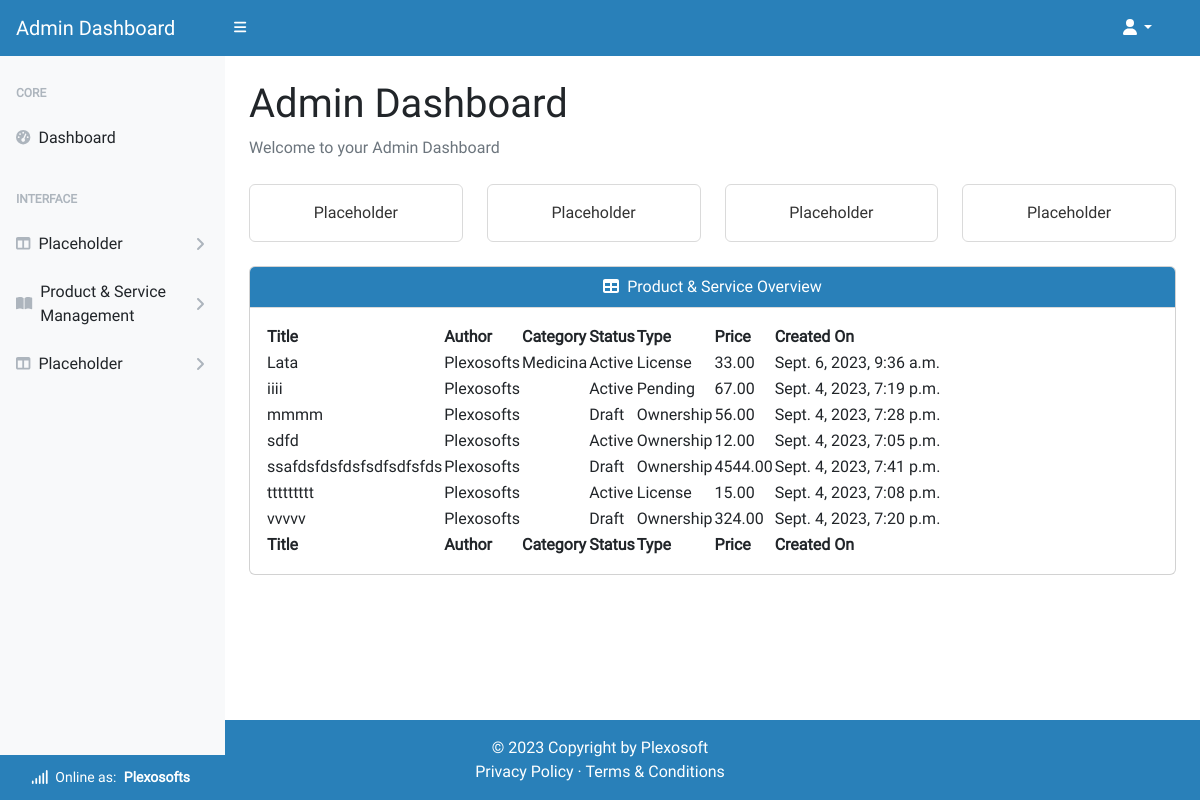
Page /account/admin/ (signed in) on the earlier database version.
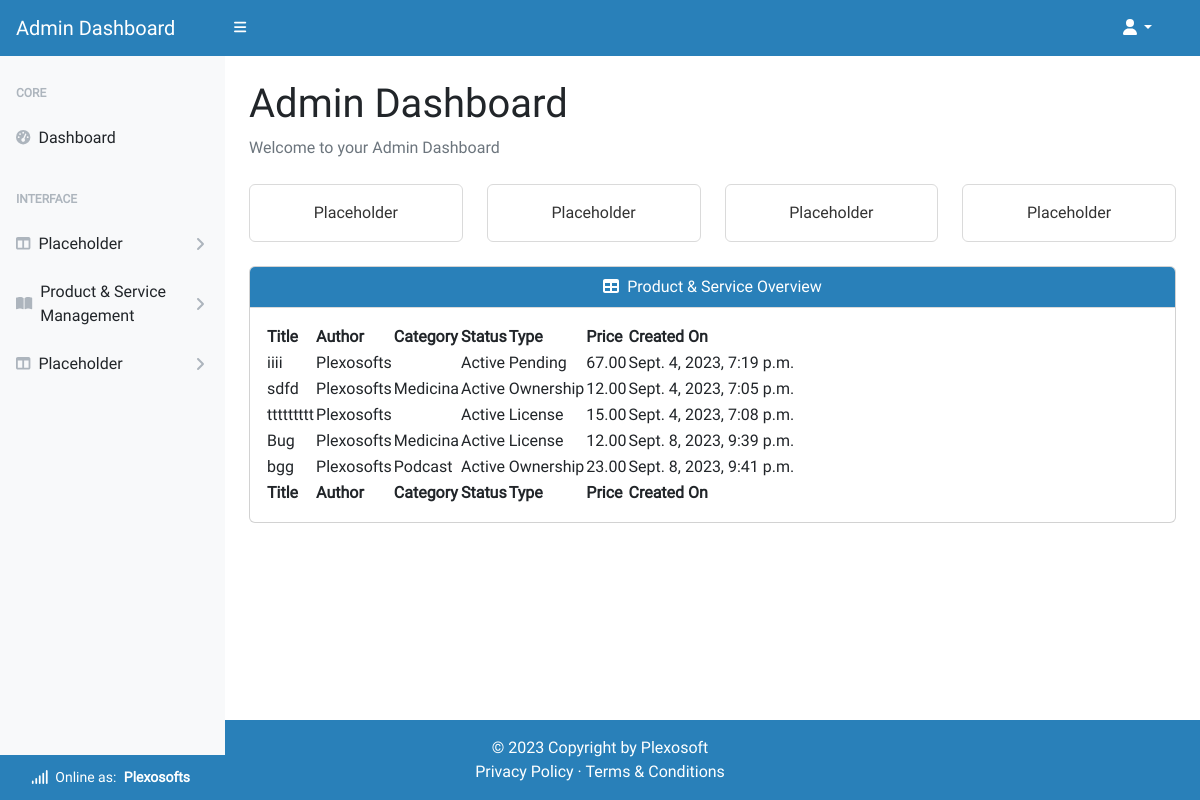
Same page on the later database version.
### product_service/models.py (models this page shows, shortened)
class Product(models.Model):
    title = models.CharField(max_length=64, unique=True)
    sku = models.CharField(max_length=64, unique=True)
    price = models.DecimalField(max_digits=6, decimal_places=2)
    description = models.TextField(max_length=256)
    status = models.IntegerField(choices=STATUS, default=0)
    category = models.ForeignKey(
        Category, on_delete=models.SET_NULL,
        related_name='product_categories', null=True, blank=True)
    excerpt = models.CharField(max_length=128)
    type = models.IntegerField(choices=SCOPE_TYPE, default=1)
    code = models.ManyToManyField(CodeType, related_name="code_type")
    service = models.ManyToManyField(ServiceType, related_name="service_type")
    preview = models.URLField(
        max_length=1024, null=True, blank=True, unique=True)
    docs = models.URLField(
        max_length=1024, null=True, blank=True, unique=True)
    slug = models.SlugField(max_length=200, unique=True, blank=True)
    image = models.ImageField(null=True, blank=True)
    image_url = models.URLField(max_length=1024, null=True, blank=True)
    author = models.ForeignKey(
        'homepage.UserProfile', on_delete=models.SET_NULL,
        related_name='product_authors', null=True)
    created_on = models.DateTimeField(auto_now_add=True)
    likes = models.ManyToManyField(
        'homepage.Like', related_name='product_likes', blank=True)
    comments = models.ManyToManyField(
        'homepage.Comment', related_name='product_comments', blank=True)
    transactions = models.ManyToManyField(
        'homepage.UserProfile', through='Transaction',
        related_name='product_transactions', blank=True)
    download_url = models.ManyToManyField(
        'Download', related_name='product_downloads', blank=True)
    class Meta:
        ordering = ['title']

class Category(models.Model):
    category_name = models.CharField(max_length=64, unique=True)
    alt_name = models.CharField(max_length=64, unique=True)
    class Meta:
        ordering = ['category_name']
        verbose_name_plural = "Categories"

class Service(models.Model):
    title = models.CharField(max_length=64, unique=True)
    sku = models.CharField(max_length=64, unique=True)
    price = models.DecimalField(max_digits=6, decimal_places=2)
    description = models.TextField(max_length=256)
    status = models.IntegerField(choices=STATUS, default=0)
    category = models.ForeignKey(
        Category, on_delete=models.SET_NULL,
        related_name='service_categories', null=True, blank=True)
    excerpt = models.CharField(max_length=128)
    type = models.IntegerField(choices=SCOPE_TYPE, default=1)
    code = models.ManyToManyField(CodeType, related_name="code_type_service")
    service = models.ManyToManyField(
        ServiceType, related_name="on_service_type")
    preview = models.URLField(
        max_length=1024, null=True, blank=True, unique=True)
    docs = models.URLField(
        max_length=1024, null=True, blank=True, unique=True)
    slug = models.SlugField(max_length=200, unique=True, blank=True)
    image = models.ImageField(null=True, blank=True)
    image_url = models.URLField(max_length=1024, null=True, blank=True)
    author = models.ForeignKey(
        'homepage.UserProfile', on_delete=models.SET_NULL,
        related_name='service_authors', null=True)
    created_on = models.DateTimeField(auto_now_add=True)
    likes = models.ManyToManyField(
        'homepage.Like', related_name='service_likes', blank=True)
    comments = models.ManyToManyField(
        'homepage.Comment', related_name='service_comments', blank=True)
    transactions = models.ManyToManyField(
        'homepage.UserProfile', through='Transaction',
        related_name='service_transactions', blank=True)
    download_url = models.ManyToManyField(
        'Download', related_name='service_downloads', blank=True)
    class Meta:
        ordering = ['title']

### homepage/models.py (models this page shows)
class UserProfile(AbstractUser):
    email = models.EmailField(
        unique=True)
    role = models.IntegerField(choices=ROLES, default=0)
    type = models.IntegerField(choices=USER_TYPE, default=0)
    status = models.IntegerField(choices=STATUS, default=2)
    user_transactions = models.ManyToManyField(
        'product_service.Product',
        through='product_service.Transaction',
        related_name='user_profiles')
    class Meta:
        ordering = ['username']
    def __str__(self):
        return f'{self.username}'

### admin_dashboard/views.py (the view, shortened to what this page needs)
# urls.py: path('account/admin/', AdminDashboard.as_view(),
class AdminDashboard(AdminRequiredMixin, generic.DetailView):
    model = UserProfile
    template_name = 'admin-dashboard/dashboard.html'
    context_object_name = 'admin_dashboard'
    def get_object(self, queryset=None):
        return get_object_or_404(UserProfile, pk=self.request.user.pk)

### admin_dashboard/views.py (called while the page is built)
    def test_func(self):
        user_profile = self.request.user
        return user_profile and user_profile.role == 1

### homepage/custom_context_processors.py (called while the page is built)
def get_verified_email(request):
    if request.user.is_authenticated:
        try:
            email_object = EmailAddress.objects.get(user=request.user)
            if email_object.verified:
                return {'get_verified_email': email_object}
        except EmailAddress.DoesNotExist:
            pass
    return {'get_verified_email': None}

### admin_dashboard/templates/admin-dashboard/dashboard.html (shortened to what this page needs)
{% extends "admin-dashboard/base.html" %}
{% load i18n %}
{% block content %}
<main class="pb-5 mb-5">
    <div class="container-fluid p-4 pt-0 pb-5">
        <h1 class="mt-4">Admin Dashboard</h1>
        <ol class="breadcrumb mb-4">
            <li class="breadcrumb-item active">Welcome to your Admin Dashboard</li>
        </ol>
        <div class="row">
            <div class="col-xl-3 col-md-6">
                <div class="card bg-white-border text-white mb-4">
                    <div class="card-body">Placeholder</div>
                </div>
            </div>
            <div class="col-xl-3 col-md-6">
                <div class="card bg-white-border text-white mb-4">
                    <div class="card-body">Placeholder</div>
                </div>
            </div>
            <div class="col-xl-3 col-md-6">
                <div class="card bg-white-border text-white mb-4">
                    <div class="card-body">Placeholder</div>
                </div>
            </div>
            <div class="col-xl-3 col-md-6">
                <div class="card bg-white-border text-white mb-4">
                    <div class="card-body">Placeholder</div>
                </div>
            </div>
        </div>
        <div class="card mb-4">
            <div class="card-header text-center">
                <i class="fas fa-table me-1"></i>
                Product & Service Overview
            </div>
            <div class="card-body">
                <table id="datatablesSimple">
                    <thead>
                        <tr>
                            <th>Title</th>
                            <th>Author</th>
                            <th>Category</th>
                            <th>Status</th>
                            <th>Type</th>
                            <th>Price</th>
                            <th>Created On</th>
                        </tr>
                    </thead>
                    <tfoot>
                        <tr>
                            <th>Title</th>
                            <th>Author</th>
                            <th>Category</th>
                            <th>Status</th>
                            <th>Type</th>
                            <th>Price</th>
                            <th>Created On</th>
                        </tr>
                    </tfoot>
                    <tbody>
                        {% for product in admin_dashboard.product_authors.all %}
                        <tr>
                            <td>{{ product.title }}</td>
                            <td>{{ product.author }}</td>
                            <td>{{ product.category.category_name }}</td>
                            <td>{{ product.get_status_display }}</td>
                            <td>{{ product.get_type_display }}</td>
                            <td>{{ product.price }}</td>
                            <td>{{ product.created_on }}</td>
                        </tr>
                        {% endfor %}
                        {% for service in admin_dashboard.service_authors.all %}
                        <tr>
                            <td>{{ service.title }}</td>
                            <td>{{ service.author }}</td>
                            <td>{{ service.category.category_name }}</td>
                            <td>{{ service.get_status_display }}</td>
                            <td>{{ service.get_type_display }}</td>
                            <td>{{ service.price }}</td>
                            <td>{{ service.created_on }}</td>
                        </tr>
                        {% endfor %}
                    </tbody>
                </table>
            </div>
        </div>
    </div>
</main>
{% endblock content %}

Differences in the rows shown:
removed Product: title "Lata", author "Plexosofts", category.category_name "Medicina", status "Active", type "License", price "33.00", created_on "Sept. 6, 2023, 9:36 a.m."
removed Product: title "mmmm", author "Plexosofts", status "Draft", type "Ownership", price "56.00", created_on "Sept. 4, 2023, 7:28 p.m."
removed Product: title "ssafdsfdsfdsfsdfsdfsfds", author "Plexosofts", status "Draft", type "Ownership", price "4544.00", created_on "Sept. 4, 2023, 7:41 p.m."
removed Product: title "vvvvv", author "Plexosofts", status "Draft", type "Ownership", price "324.00", created_on "Sept. 4, 2023, 7:20 p.m."
changed Product "sdfd": category.category_name (not shown) → "Medicina"
added Service: title "Bug", author "Plexosofts", category.category_name "Medicina", status "Active", type "License", price "12.00", created_on "Sept. 8, 2023, 9:39 p.m."
added Service: title "bgg", author "Plexosofts", category.category_name "Podcast", status "Active", type "Ownership", price "23.00", created_on "Sept. 8, 2023, 9:41 p.m."
